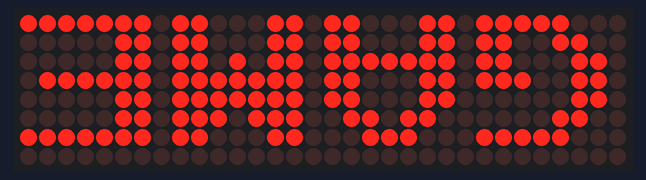
Recording of a sketch running on a simulated Arduino Uno, built with avr-gcc and run on an emulated ATmega328P. Shown: 32×8 LED matrix.

Above: at 0.2 s.
At 0.7 s:
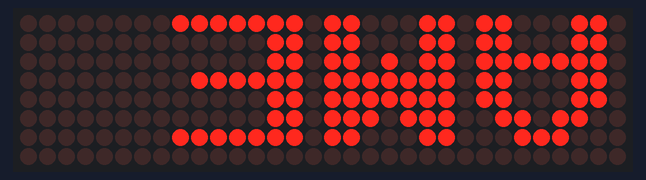
At 1.2 s:
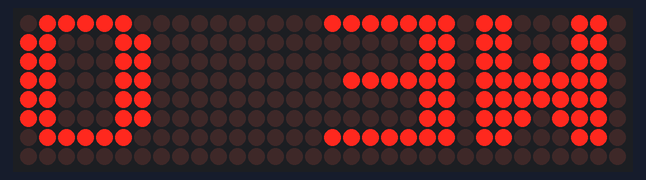
At 1.7 s:
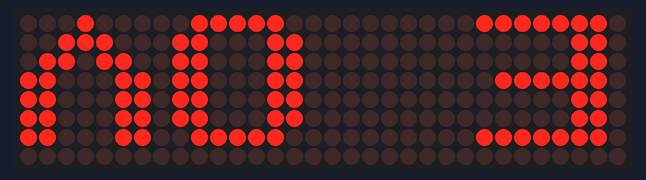
At 2.2 s:
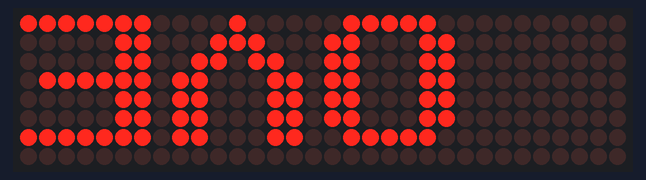
At 3.3 s:
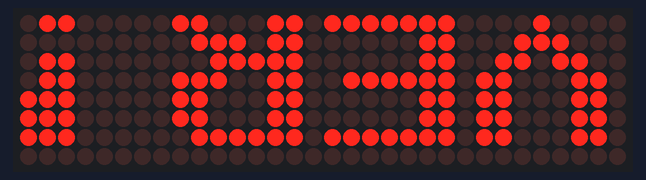

Measured:
- by itself, everything shown: repeats every 4.6 s, in 7 steps
- what the display in image 0 shows lasts 0.5 s, from 0.1 s to 0.6 s
- what the display in image 5 shows lasts 1.5 s, from 3.2 s to 4.7 s

The sketch:

main.ino
```cpp
// Inclusão de Bibliotecas
#include <LedControl.h>
#include <Wire.h>

// Variáveis de configuração da Matriz de Led
int DIN = 10;
int CS =  9;
int CLK = 8;
LedControl matrizLed = LedControl(DIN, CLK, CS, 4);
```

functions.ino
```cpp
void setup() {

  ascii_begin();

  // Configura e inicializa cada bloco de Led da Matriz
  matrizLed.shutdown(0, false);
  matrizLed.setIntensity(0, 1);
  matrizLed.clearDisplay(0);

  matrizLed.shutdown(1, false);
  matrizLed.setIntensity(1, 1);
  matrizLed.clearDisplay(1);

  matrizLed.shutdown(2, false);
  matrizLed.setIntensity(2, 1);
  matrizLed.clearDisplay(2);

  matrizLed.shutdown(3, false);
  matrizLed.setIntensity(3, 1);
  matrizLed.clearDisplay(3);

  Serial.begin(9600);   // Serial para debug, se necessário

  delay(100);

}

int index=0;
String frase = "GAME OVER!";
int show[4];

void loop() {

  fill_display();
  delay(500);

  index++;
  if(index == frase.length()-3){
    delay(1000);
    index = 0;
  }

}

void fill_display(){
  int pointer[4];

  pointer[0] = int(frase[index]);
  pointer[1] = int(frase[index+1]);
  pointer[2] = int(frase[index+2]);
  pointer[3] = int(frase[index+3]);

  imprimeBloco(0, ascii[pointer[0]]);
  imprimeBloco(1, ascii[pointer[1]]);
  imprimeBloco(2, ascii[pointer[2]]);
  imprimeBloco(3, ascii[pointer[3]]);
}

byte inverte_byte(byte A){
  byte B;
  int i;
  for(i=0; i<8; i++){
    bitWrite(B, i, bitRead(A, 7-i));
  }
  return B;
}

// Função que faz a impressão direta nos pinos da Matriz de Led
void imprimeBloco(int lcd, byte character [])
{
  int i;
  for (i = 0; i < 8; i++)
  {
    matrizLed.setRow(lcd, 7-i, inverte_byte(character[i]));
  }
}
```

Source omitted: caracter.ino.ino (20111 bytes)
